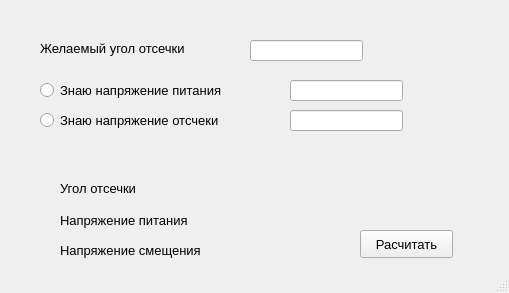
<?xml version="1.0" encoding="UTF-8"?>
<ui version="4.0">
 <class>MainWindow</class>
 <widget class="QMainWindow" name="MainWindow">
  <property name="geometry">
   <rect>
    <x>0</x>
    <y>0</y>
    <width>509</width>
    <height>293</height>
   </rect>
  </property>
  <property name="windowTitle">
   <string>Расчет угла отсечки</string>
  </property>
  <widget class="QWidget" name="centralwidget">
   <widget class="QPushButton" name="pushButton">
    <property name="geometry">
     <rect>
      <x>360</x>
      <y>230</y>
      <width>93</width>
      <height>28</height>
     </rect>
    </property>
    <property name="font">
     <font>
      <family>Segoe UI</family>
      <pointsize>10</pointsize>
     </font>
    </property>
    <property name="text">
     <string>Расчитать</string>
    </property>
   </widget>
   <widget class="QLabel" name="label">
    <property name="geometry">
     <rect>
      <x>40</x>
      <y>40</y>
      <width>191</width>
      <height>16</height>
     </rect>
    </property>
    <property name="font">
     <font>
      <family>Segoe UI</family>
      <pointsize>10</pointsize>
     </font>
    </property>
    <property name="text">
     <string>Желаемый угол отсечки</string>
    </property>
   </widget>
   <widget class="QRadioButton" name="radioButton">
    <property name="geometry">
     <rect>
      <x>40</x>
      <y>80</y>
      <width>251</width>
      <height>20</height>
     </rect>
    </property>
    <property name="font">
     <font>
      <family>Segoe UI</family>
      <pointsize>10</pointsize>
     </font>
    </property>
    <property name="text">
     <string>Знаю напряжение питания</string>
    </property>
   </widget>
   <widget class="QRadioButton" name="radioButton_2">
    <property name="geometry">
     <rect>
      <x>40</x>
      <y>110</y>
      <width>251</width>
      <height>20</height>
     </rect>
    </property>
    <property name="font">
     <font>
      <family>Segoe UI</family>
      <pointsize>10</pointsize>
     </font>
    </property>
    <property name="text">
     <string>Знаю напряжение отсчеки</string>
    </property>
   </widget>
   <widget class="QLineEdit" name="lineEdit">
    <property name="geometry">
     <rect>
      <x>250</x>
      <y>40</y>
      <width>113</width>
      <height>21</height>
     </rect>
    </property>
   </widget>
   <widget class="QLabel" name="label_2">
    <property name="geometry">
     <rect>
      <x>60</x>
      <y>180</y>
      <width>111</width>
      <height>16</height>
     </rect>
    </property>
    <property name="font">
     <font>
      <family>Segoe UI</family>
      <pointsize>10</pointsize>
     </font>
    </property>
    <property name="text">
     <string>Угол отсечки</string>
    </property>
   </widget>
   <widget class="QLabel" name="label_3">
    <property name="geometry">
     <rect>
      <x>60</x>
      <y>210</y>
      <width>181</width>
      <height>21</height>
     </rect>
    </property>
    <property name="font">
     <font>
      <family>Segoe UI</family>
      <pointsize>10</pointsize>
     </font>
    </property>
    <property name="text">
     <string>Напряжение питания</string>
    </property>
   </widget>
   <widget class="QLabel" name="label_4">
    <property name="geometry">
     <rect>
      <x>60</x>
      <y>240</y>
      <width>181</width>
      <height>21</height>
     </rect>
    </property>
    <property name="font">
     <font>
      <family>Segoe UI</family>
      <pointsize>10</pointsize>
     </font>
    </property>
    <property name="text">
     <string>Напряжение смещения</string>
    </property>
   </widget>
   <widget class="QLineEdit" name="lineEdit_2">
    <property name="geometry">
     <rect>
      <x>290</x>
      <y>80</y>
      <width>113</width>
      <height>21</height>
     </rect>
    </property>
   </widget>
   <widget class="QLineEdit" name="lineEdit_3">
    <property name="geometry">
     <rect>
      <x>290</x>
      <y>110</y>
      <width>113</width>
      <height>21</height>
     </rect>
    </property>
   </widget>
  </widget>
  <widget class="QStatusBar" name="statusbar"/>
 </widget>
 <resources/>
 <connections/>
</ui>
